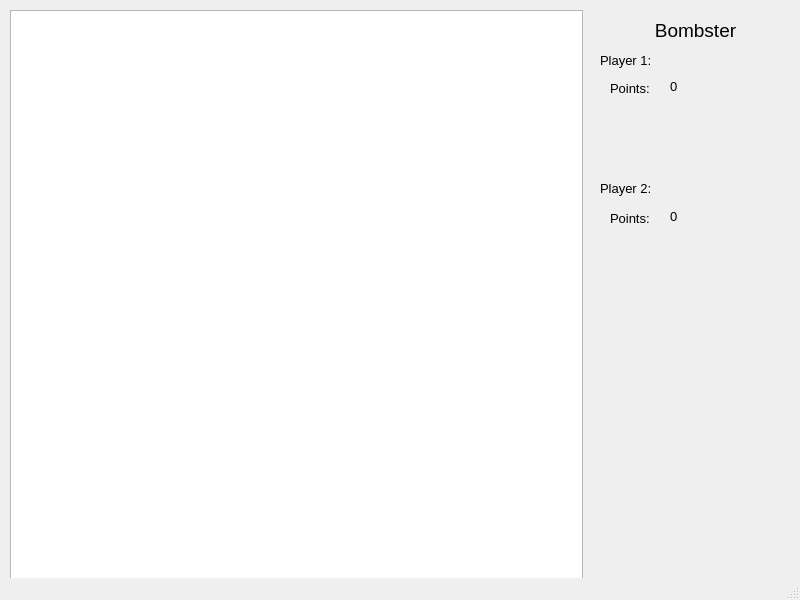
<?xml version="1.0" encoding="UTF-8"?>
<ui version="4.0">
 <class>GameScreen</class>
 <widget class="QMainWindow" name="GameScreen">
  <property name="geometry">
   <rect>
    <x>0</x>
    <y>0</y>
    <width>800</width>
    <height>600</height>
   </rect>
  </property>
  <property name="sizePolicy">
   <sizepolicy hsizetype="Fixed" vsizetype="Fixed">
    <horstretch>0</horstretch>
    <verstretch>0</verstretch>
   </sizepolicy>
  </property>
  <property name="font">
   <font>
    <pointsize>10</pointsize>
   </font>
  </property>
  <property name="windowTitle">
   <string>MainWindow</string>
  </property>
  <widget class="QWidget" name="centralwidget">
   <widget class="QGraphicsView" name="graphicsView">
    <property name="geometry">
     <rect>
      <x>10</x>
      <y>10</y>
      <width>573</width>
      <height>573</height>
     </rect>
    </property>
    <property name="verticalScrollBarPolicy">
     <enum>Qt::ScrollBarAlwaysOff</enum>
    </property>
    <property name="horizontalScrollBarPolicy">
     <enum>Qt::ScrollBarAlwaysOff</enum>
    </property>
   </widget>
   <widget class="QLabel" name="label">
    <property name="geometry">
     <rect>
      <x>635</x>
      <y>20</y>
      <width>121</width>
      <height>20</height>
     </rect>
    </property>
    <property name="font">
     <font>
      <pointsize>14</pointsize>
     </font>
    </property>
    <property name="text">
     <string>Bombster</string>
    </property>
    <property name="alignment">
     <set>Qt::AlignCenter</set>
    </property>
   </widget>
   <widget class="QLabel" name="label_2">
    <property name="geometry">
     <rect>
      <x>600</x>
      <y>50</y>
      <width>61</width>
      <height>21</height>
     </rect>
    </property>
    <property name="font">
     <font>
      <pointsize>10</pointsize>
     </font>
    </property>
    <property name="text">
     <string>Player 1:</string>
    </property>
   </widget>
   <widget class="QLabel" name="label_3">
    <property name="geometry">
     <rect>
      <x>610</x>
      <y>80</y>
      <width>61</width>
      <height>16</height>
     </rect>
    </property>
    <property name="font">
     <font>
      <pointsize>10</pointsize>
     </font>
    </property>
    <property name="text">
     <string>Points:</string>
    </property>
   </widget>
   <widget class="QLabel" name="label_5">
    <property name="geometry">
     <rect>
      <x>600</x>
      <y>180</y>
      <width>61</width>
      <height>16</height>
     </rect>
    </property>
    <property name="font">
     <font>
      <pointsize>10</pointsize>
     </font>
    </property>
    <property name="text">
     <string>Player 2:</string>
    </property>
   </widget>
   <widget class="QLabel" name="label_6">
    <property name="geometry">
     <rect>
      <x>610</x>
      <y>210</y>
      <width>61</width>
      <height>16</height>
     </rect>
    </property>
    <property name="font">
     <font>
      <pointsize>10</pointsize>
     </font>
    </property>
    <property name="text">
     <string>Points:</string>
    </property>
   </widget>
   <widget class="QLabel" name="player1points">
    <property name="geometry">
     <rect>
      <x>670</x>
      <y>80</y>
      <width>46</width>
      <height>13</height>
     </rect>
    </property>
    <property name="text">
     <string>0</string>
    </property>
   </widget>
   <widget class="QLabel" name="player2points">
    <property name="geometry">
     <rect>
      <x>670</x>
      <y>210</y>
      <width>46</width>
      <height>13</height>
     </rect>
    </property>
    <property name="text">
     <string>0</string>
    </property>
   </widget>
  </widget>
  <widget class="QMenuBar" name="menubar">
   <property name="geometry">
    <rect>
     <x>0</x>
     <y>0</y>
     <width>800</width>
     <height>21</height>
    </rect>
   </property>
  </widget>
  <widget class="QStatusBar" name="statusbar"/>
 </widget>
 <resources/>
 <connections/>
</ui>
